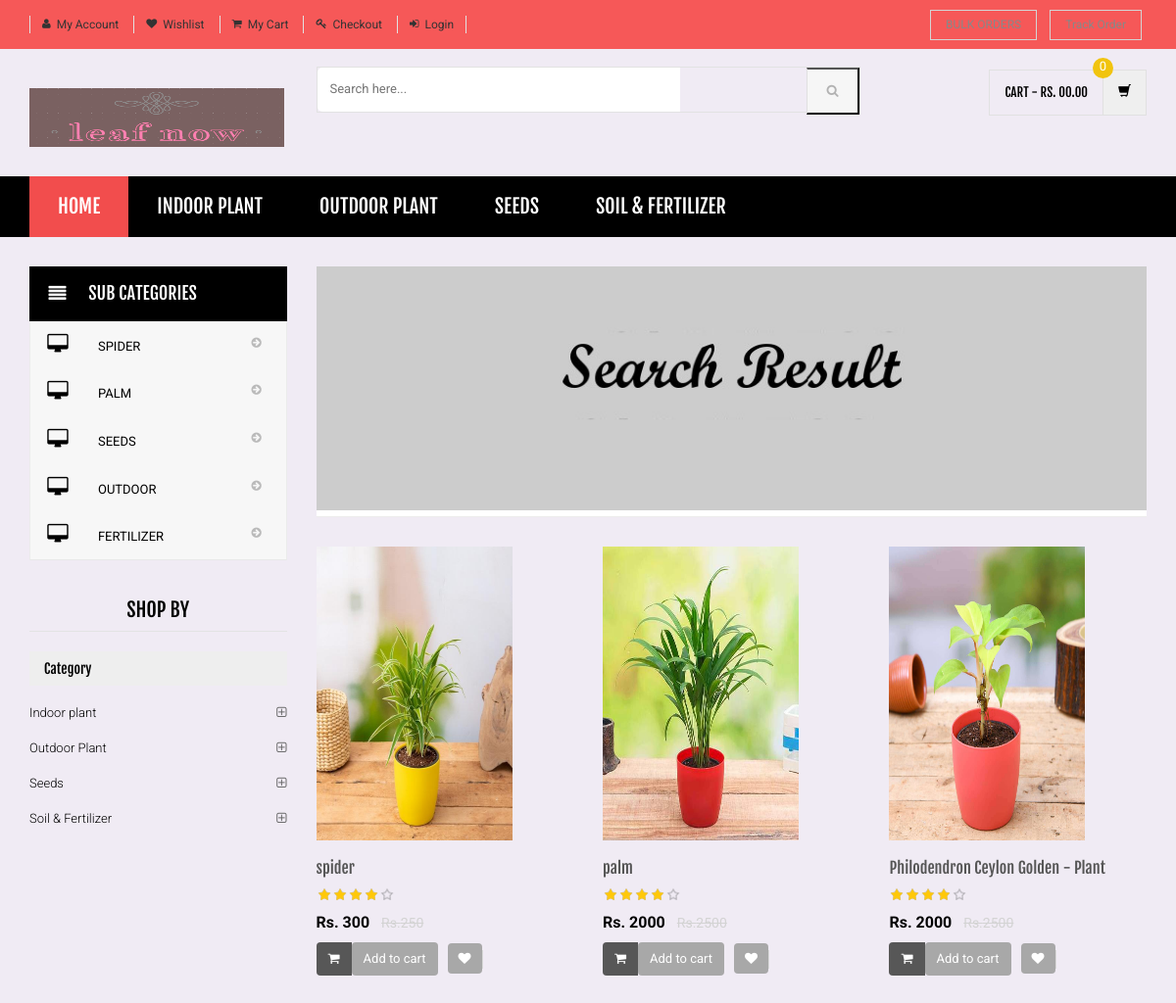
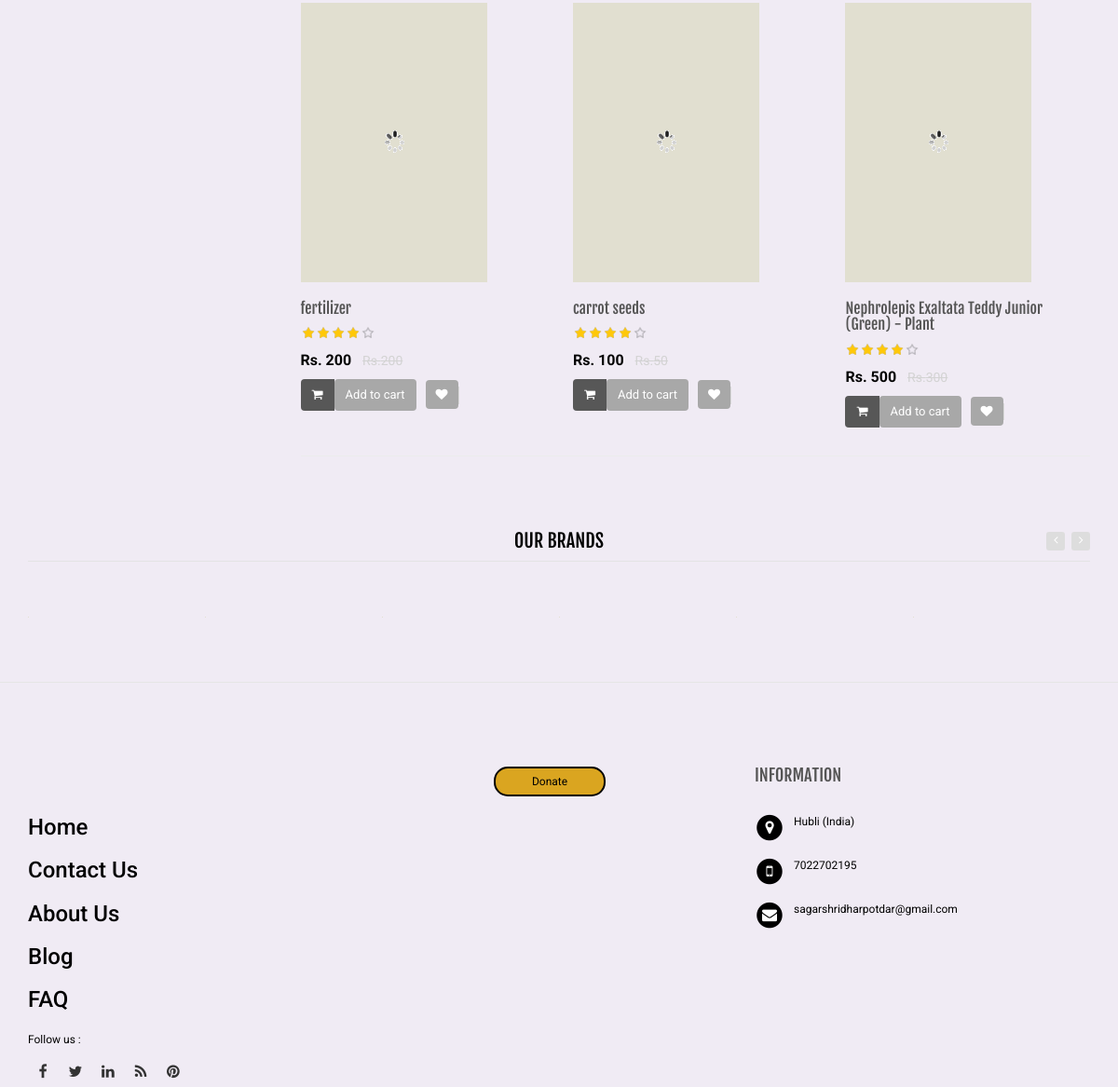
Screenshot of /search-result.php with the database file from the repository (2 pictures, top to bottom).
### tables this page shows
CREATE TABLE `category` (
  `id` int(11) NOT NULL,
  `categoryName` varchar(255) DEFAULT NULL,
  `categoryDescription` longtext DEFAULT NULL,
  `creationDate` timestamp NOT NULL DEFAULT current_timestamp(),
  `updationDate` varchar(255) DEFAULT NULL
);

CREATE TABLE `subcategory` (
  `id` int(11) NOT NULL,
  `categoryid` int(11) DEFAULT NULL,
  `subcategory` varchar(255) DEFAULT NULL,
  `creationDate` timestamp NULL DEFAULT current_timestamp(),
  `updationDate` varchar(255) DEFAULT NULL
);

CREATE TABLE `products` (
  `id` int(11) NOT NULL,
  `category` int(11) NOT NULL,
  `subCategory` int(11) DEFAULT NULL,
  `productName` varchar(255) DEFAULT NULL,
  `productCompany` varchar(255) DEFAULT NULL,
  `productPrice` int(11) DEFAULT NULL,
  `productPriceBeforeDiscount` int(11) DEFAULT NULL,
  `productDescription` longtext DEFAULT NULL,
  `productImage1` varchar(255) DEFAULT NULL,
  `productImage2` varchar(255) DEFAULT NULL,
  `productImage3` varchar(255) DEFAULT NULL,
  `shippingCharge` int(11) DEFAULT NULL,
  `productAvailability` varchar(255) DEFAULT NULL,
  `postingDate` timestamp NULL DEFAULT current_timestamp(),
  `updationDate` varchar(255) DEFAULT NULL
);

### search-result.php (the view, shortened to what this page needs)
<?php
include('includes/config.php');
$find="%{$_POST['product']}%";
?>
<!DOCTYPE html>
<html lang="en">
	<head>
	    <link rel="stylesheet" href="assets/css/bootstrap.min.css">
	    <link rel="stylesheet" href="assets/css/main.css">
	    <link rel="stylesheet" href="assets/css/green.css">
	    <link rel="stylesheet" href="assets/css/owl.carousel.css">
		<link rel="stylesheet" href="assets/css/owl.transitions.css">
		<link href="assets/css/lightbox.css" rel="stylesheet">
		<link rel="stylesheet" href="assets/css/animate.min.css">
		<link rel="stylesheet" href="assets/css/rateit.css">
		<link rel="stylesheet" href="assets/css/bootstrap-select.min.css">
		<link rel="stylesheet" href="assets/css/config.css">
		<link href="assets/css/green.css" rel="alternate stylesheet" title="Green color">
		<link href="assets/css/blue.css" rel="alternate stylesheet" title="Blue color">
		<link href="assets/css/red.css" rel="alternate stylesheet" title="Red color">
		<link href="assets/css/orange.css" rel="alternate stylesheet" title="Orange color">
		<link href="assets/css/dark-green.css" rel="alternate stylesheet" title="Darkgreen color">
		<link rel="stylesheet" href="assets/css/font-awesome.min.css">
	</head>
    <body class="cnt-home">
<header class="header-style-1">
<?php include('includes/top-header.php');?>
<?php include('includes/main-header.php');?>
<?php include('includes/menu-bar.php');?>
</header>
<div class="body-content outer-top-xs">
	<div class='container'>
		<div class='row outer-bottom-sm'>
			<div class='col-md-3 sidebar'>
<div class="side-menu animate-dropdown outer-bottom-xs">
<div class="side-menu animate-dropdown outer-bottom-xs">
    <div class="head"><i class="icon fa fa-align-justify fa-fw"></i>Sub Categories</div>
    <nav class="yamm megamenu-horizontal" role="navigation">
        <ul class="nav">
            <li class="dropdown menu-item">
              <?php $sql=mysqli_query($con,"select id,subcategory  from subcategory");
while($row=mysqli_fetch_array($sql))
{
    ?>
                <a href="sub-category.php?scid=<?php echo $row['id'];?>" class="dropdown-toggle"><i class="icon fa fa-desktop fa-fw"></i>
                <?php echo $row['subcategory'];?></a>
                <?php }?>
</li>
</ul>
    </nav>
</div>
</div>
	            <div class="sidebar-module-container">
	            	<h3 class="section-title">shop by</h3>
	            	<div class="sidebar-filter">
<div class="sidebar-widget wow fadeInUp outer-bottom-xs ">
	<div class="widget-header m-t-20">
		<h4 class="widget-title">Category</h4>
	</div>
	<div class="sidebar-widget-body m-t-10">
	         <?php $sql=mysqli_query($con,"select id,categoryName  from category");
while($row=mysqli_fetch_array($sql))
{
    ?>
		<div class="accordion">
	    	<div class="accordion-group">
	            <div class="accordion-heading">
	                <a href="category.php?cid=<?php echo $row['id'];?>"  class="accordion-toggle collapsed">
	                   <?php echo $row['categoryName'];?>
	                </a>
	            </div>
	        </div>
	    </div>
	    <?php } ?>
	</div>
</div>
	            	</div>
	            </div>
            </div>
			<div class='col-md-9'>
	<div id="category" class="category-carousel hidden-xs">
		<div class="item">
			<div class="image">
				<img src="assets/images/banners/cat-banner-3.jpg" alt="" class="img-responsive">
			</div>
		</div>
</div>
				<div class="search-result-container">
					<div id="myTabContent" class="tab-content">
						<div class="tab-pane active " id="grid-container">
							<div class="category-product  inner-top-vs">
								<div class="row">
			<?php
$ret=mysqli_query($con,"select * from products where productName like '$find'");
$num=mysqli_num_rows($ret);
if($num>0)
{
while ($row=mysqli_fetch_array($ret))
{?>
		<div class="col-sm-6 col-md-4 wow fadeInUp">
			<div class="products">
	<div class="product">
		<div class="product-image">
			<div class="image">
				<a href="product-details.php?pid=<?php echo htmlentities($row['id']);?>"><img  src="assets/images/blank.gif" data-echo="admin/productimages/<?php echo htmlentities($row['id']);?>/<?php echo htmlentities($row['productImage1']);?>" alt="" width="200" height="300"></a>
			</div>
		</div>
		<div class="product-info text-left">
			<h3 class="name"><a href="product-details.php?pid=<?php echo htmlentities($row['id']);?>"><?php echo htmlentities($row['productName']);?></a></h3>
			<div class="rating rateit-small"></div>
			<div class="product-price">
				<span class="price">
					Rs. <?php echo htmlentities($row['productPrice']);?>			</span>
										     <span class="price-before-discount">Rs.<?php echo htmlentities($row['productPriceBeforeDiscount']);?></span>
			</div>
		</div>
					<div class="cart clearfix animate-effect">
				<div class="action">
					<ul class="list-unstyled">
						<li class="add-cart-button btn-group">
							<button class="btn btn-primary icon" data-toggle="dropdown" type="button">
								<i class="fa fa-shopping-cart"></i>
							</button>
							<a href="category.php?page=product&action=add&id=<?php echo $row['id']; ?>">
							<button class="btn btn-primary" type="button">Add to cart</button></a>
						</li>
		                <li class="lnk wishlist">
							<a class="add-to-cart" href="category.php?pid=<?php echo htmlentities($row['id'])?>&&action=wishlist" title="Wishlist">
								 <i class="icon fa fa-heart"></i>
							</a>
						</li>
					</ul>
				</div>
			</div>
			</div>
			</div>
		</div>
	  <?php } } else {?>
		<div class="col-sm-6 col-md-4 wow fadeInUp"> <h3>No Product Found</h3>
		</div>
<?php } ?>
										</div>
							</div>
						</div>
				</div>
			</div>
		</div></div>
		<?php include('includes/brands-slider.php');?>
</div>
</div>
<?php include('includes/footer.php');?>
</body>
</html>

### includes/menu-bar.php (shortened to what this page needs)
<div class="header-nav animate-dropdown">
    <div class="container">
        <div class="yamm navbar navbar-default" role="navigation">
            <div class="nav-bg-class">
                <div class="navbar-collapse collapse" id="mc-horizontal-menu-collapse">
	<div class="nav-outer">
		<ul class="nav navbar-nav">
			<li class="active dropdown yamm-fw">
				<a href="index.php" data-hover="dropdown" class="dropdown-toggle">Home</a>
			</li>
              <?php $sql=mysqli_query($con,"select id,categoryName  from category limit 6");
while($row=mysqli_fetch_array($sql))
{
    ?>
			<li class="dropdown yamm">
				<a href="category.php?cid=<?php echo $row['id'];?>"> <?php echo $row['categoryName'];?></a>
			</li>
			<?php } ?>
		</ul>
		<div class="clearfix"></div>
	</div>
</div>
            </div>
        </div>
    </div>
</div>

### rows the page displays
category: categoryName "INDOOR PLANT", categoryName "Indoor plant"
category: categoryName "OUTDOOR PLANT", categoryName "Outdoor Plant"
category: categoryName "SEEDS", categoryName "Seeds"
category: categoryName "SOIL & FERTILIZER", categoryName "Soil & Fertilizer"
subcategory: subcategory "SPIDER"
subcategory: subcategory "PALM"
subcategory: subcategory "SEEDS"
subcategory: subcategory "OUTDOOR"
subcategory: subcategory "FERTILIZER"
products: productImage1 (picture), productName "spider", productPrice "300", productPriceBeforeDiscount "250"
products: productImage1 (picture), productName "palm", productPrice "2000", productPriceBeforeDiscount "2500"
products: productImage1 (picture), productName "Philodendron Ceylon Golden - Plant", productPrice "2000", productPriceBeforeDiscount "2500"
products: productName "fertilizer", productPrice "200", productPriceBeforeDiscount "200"
products: productName "carrot seeds", productPrice "100", productPriceBeforeDiscount "50"
products: productName "Nephrolepis Exaltata Teddy Junior (Green) - Plant", productPrice "500", productPriceBeforeDiscount "300"
